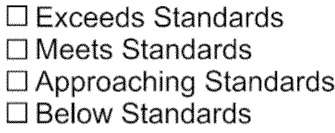
#> input picture assets/stamps/A086_daily-work-standards.gif, 335 x 133 px
$ python vectorize.py
#> lines starting #> are read from the running program, lines starting #| are printed output that depends on the picture; after the words box and inside, x2 and y2 are one past the last pixel; in counts of white or black regions, pixels touching at a corner belong together
"""Batch-trace all stamp GIFs to SVG with potrace.

Outputs:
  assets/stamps/svg/<same-stem>.svg   (viewBox only, fill=currentColor)
  scrape/vector-report.json           (per-image stats incl. grayscale flag)
  scrape/vector-qa.html               (contact sheet: original vs SVG)
"""

import json
from pathlib import Path

import numpy as np
import potrace
from PIL import Image

ROOT = Path(__file__).resolve().parent.parent
SRC = ROOT / "assets" / "stamps"
OUT = SRC / "svg"
OUT.mkdir(exist_ok=True)

def otsu(px: np.ndarray) -> int:
    hist = np.bincount(px.ravel(), minlength=256).astype(float)
    total = px.size
    best_t, best_var = 128, -1.0
    w0 = 0.0
    sum_all = float(np.dot(np.arange(256), hist))
    sum0 = 0.0
    for t in range(256):
        w0 += hist[t]
        if w0 == 0 or w0 == total:
            continue
        sum0 += t * hist[t]
        m0 = sum0 / w0
        m1 = (sum_all - sum0) / (total - w0)
        var = w0 * (total - w0) * (m0 - m1) ** 2
        if var > best_var:
            best_var, best_t = var, t
    return int(min(max(best_t, 60), 210))


def trace(im_l: Image.Image) -> tuple[str, int]:
    # upscale before tracing so antialiased thin strokes survive thresholding
    scale = 3 if max(im_l.size) < 400 else 2
    big = im_l.resize((im_l.width * scale, im_l.height * scale), Image.LANCZOS)
    px = np.array(big)
    # potracer's convention: False pixels are foreground — so ink must be False
    data = px >= otsu(px)
    bmp = potrace.Bitmap(data)
    path = bmp.trace(turdsize=2 * scale * scale, opttolerance=0.4)
    parts = []
    n = 0
    for curve in path:
        n += 1
        s = curve.start_point
        parts.append(f"M{s.x:.0f},{s.y:.0f}")
        for seg in curve:
            if seg.is_corner:
                c, e = seg.c, seg.end_point
                parts.append(f"L{c.x:.0f},{c.y:.0f}L{e.x:.0f},{e.y:.0f}")
            else:
                c1, c2, e = seg.c1, seg.c2, seg.end_point
                parts.append(f"C{c1.x:.0f},{c1.y:.0f} {c2.x:.0f},{c2.y:.0f} {e.x:.0f},{e.y:.0f}")
        parts.append("Z")
    return "".join(parts), n, scale

def load_flat(path: Path) -> Image.Image:
    """Open image and composite any transparency over white before grayscale."""
    im = Image.open(path).convert("RGBA")
#> im is the input picture: PIL image 335x133 RGBA; mean R, G, B, A 215.8, 215.8, 215.8, 250.4
    bg = Image.new("RGBA", im.size, (255, 255, 255, 255))
#> bg: PIL image 335x133 RGBA; every value is 255
    return Image.alpha_composite(bg, im).convert("L")


report = []
for gif in sorted(SRC.glob("*.gif")):
    im = load_flat(gif)
    px = np.array(im)
    # grayscale/halftone detector: fraction of pixels that are neither near-white nor near-black
    gray_frac = float(((px > 60) & (px < 195)).mean())
#> gray_frac = 0.0884
    d, curves, scale = trace(im)
#> in trace, `big = im_l.resize((im_l.width * scale, im_l.height * scale), Image.LAN..`:
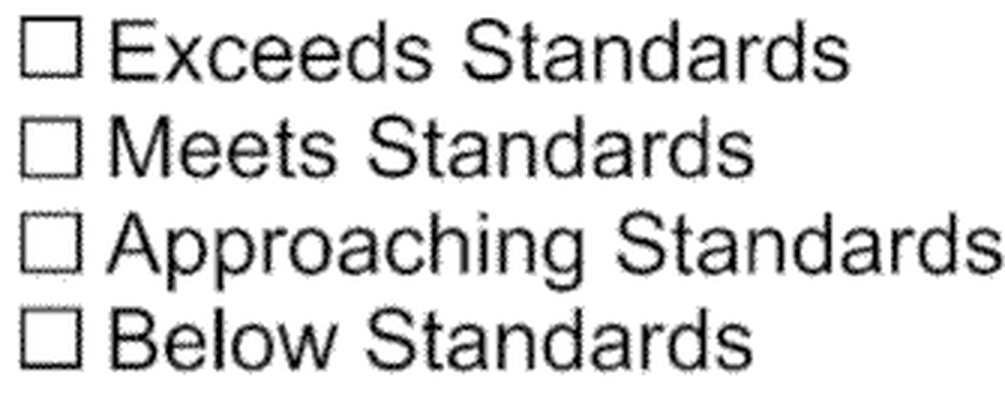
#> big: PIL image 1005x399 L; min 0, max 255, mean 220
#> in otsu, `hist = np.bincount(px.ravel(), minlength=256).astype(float)`: hist = 256 values, max 254786 at index 255, min 185 at index 121, mean 1566.4
#> in otsu, `sum_all = float(np.dot(np.arange(256), hist))`: sum_all = 88217954
#> the loop in otsu, `for t in range(256):` made 256 passes
#> (w0, sum0, m0, m1, best_var) on passes 1 to 12: (4428, 0, 0, 222.5, 8.69e+13), (4749, 321, 0.0676, 222.6, 9.32e+13), (5038, 899, 0.178, 222.8, 9.89e+13), (5288, 1649, 0.312, 222.9, 1.04e+14), (5604, 2913, 0.52, 223.1, 1.1e+14), (5833, 4058, 0.696, 223.2, 1.14e+14), (6038, 5288, 0.876, 223.3, 1.18e+14), (6333, 7353, 1.16, 223.5, 1.24e+14), (6734, 10561, 1.57, 223.7, 1.31e+14), (7179, 14566, 2.03, 224, 1.39e+14), (7515, 17926, 2.39, 224.2, 1.45e+14), (7844, 21545, 2.75, 224.3, 1.51e+14)
#> (w0, sum0, m0) on pass 100: (42997, 1950345, 45.36)
#> in trace, `data = px >= otsu(px)`:
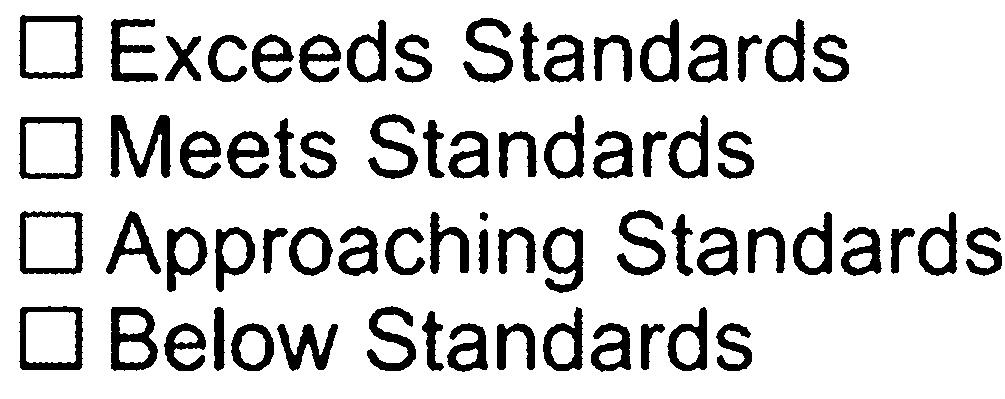
#> data: shape (399, 1005) bool; 83.3% white; 69 black regions, largest, box (x1, y1, x2, y2) and area: (110, 115, 171, 178) 1888, (111, 307, 158, 371) 1596, (19, 306, 83, 370) 1423
#> (the run stopped early here; a loop or call above may not have finished)
